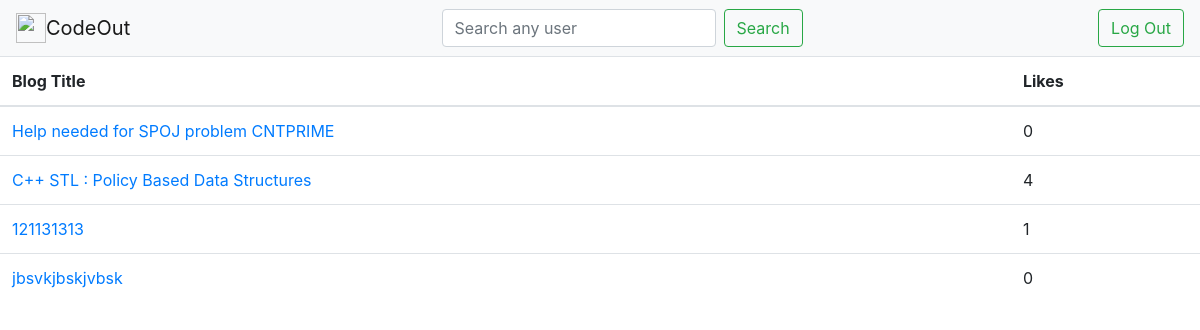
Page /profiles/1/blogs/ on the earlier database version.
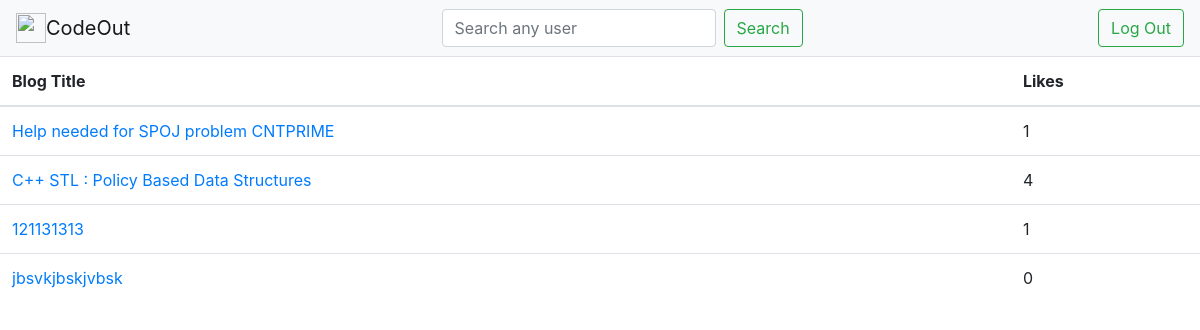
Same page on the later database version.
### Problems/models.py (models this page shows, shortened)
class Blogs(models.Model):
    user = models.ForeignKey(Profile , on_delete = models.CASCADE , related_name = "creator")
    created_time = models.DateTimeField()
    title = models.TextField(max_length = 100)
    content = models.TextField(max_length = 2081)
    likes = models.ManyToManyField(Profile , related_name = "likers")
    like_count = models.IntegerField(default = 0)

### Profiles/views.py (the view)
# urls.py: path('<int:profile_id>/blogs/' , views.user_blogs_list , name = 'blog_list'),
def user_blogs_list(request , profile_id):
    profile = Profile.objects.get(id = profile_id)
    blogs = profile.creator.all().order_by('-created_time')
    return render(request , 'profiles/blog_list.html' , {
        'blogs' : blogs,
    })

### CodeOutJudge/templates/profiles/blog_list.html (shortened to what this page needs)
<!doctype html>
<html lang="en">
  <head>
    <link rel="stylesheet" href="https://stackpath.bootstrapcdn.com/bootstrap/4.5.0/css/bootstrap.min.css">
  </head>
  <body>
    <nav class="navbar navbar-light bg-light">
    <a class="navbar-brand" href="{% url 'Problems:index' %}">
        <img src="https://encrypted-tbn0.gstatic.com/images?q=tbn%3AANd9GcT7dd0u49G6FuV_-tBcJu6vVQE4YR_6j998-aqHaJFDe2am0rah&usqp=CAU"
        width="30"
        height="30"
        class="d-inline-block align-top"
        alt=""
        loading="lazy"/>CodeOut</a>
        <form class="form-inline my-2 my-lg-0" method="POST" action="{% url 'Profiles:find_profile' %}">
            <input
              class="form-control mr-sm-2"
              type="search"
              placeholder="Search any user"
              aria-label="Search"
              name="search"
            />
            <button class="btn btn-outline-success my-2 my-sm-0" type="submit">
              Search
            </button>
        </form>
        <a href="{% url 'Problems:logout' %}" class="btn btn-outline-success my-2 my-sm-0">Log Out</a>
    </nav>
    <table class="table table-hover">
        <thead>
            <tr>
            <th scope="col">Blog Title</th>
            <th scope="col">Likes</th>
            </tr>
        </thead>
        <tbody>
            {% for blog in blogs %}
                <tr>
                    <td><a href="{% url 'Profiles:blog_display' blog.id %}">{{ blog.title }}</a></td>
                    <td>{{ blog.like_count }}</td>
                </tr>
            {% endfor %}
        </tbody>
    </table>
  </body>
</html>

Differences in the rows shown:
changed Blogs "Help needed for SPOJ problem CNTPRIME": like_count "0" → "1"
